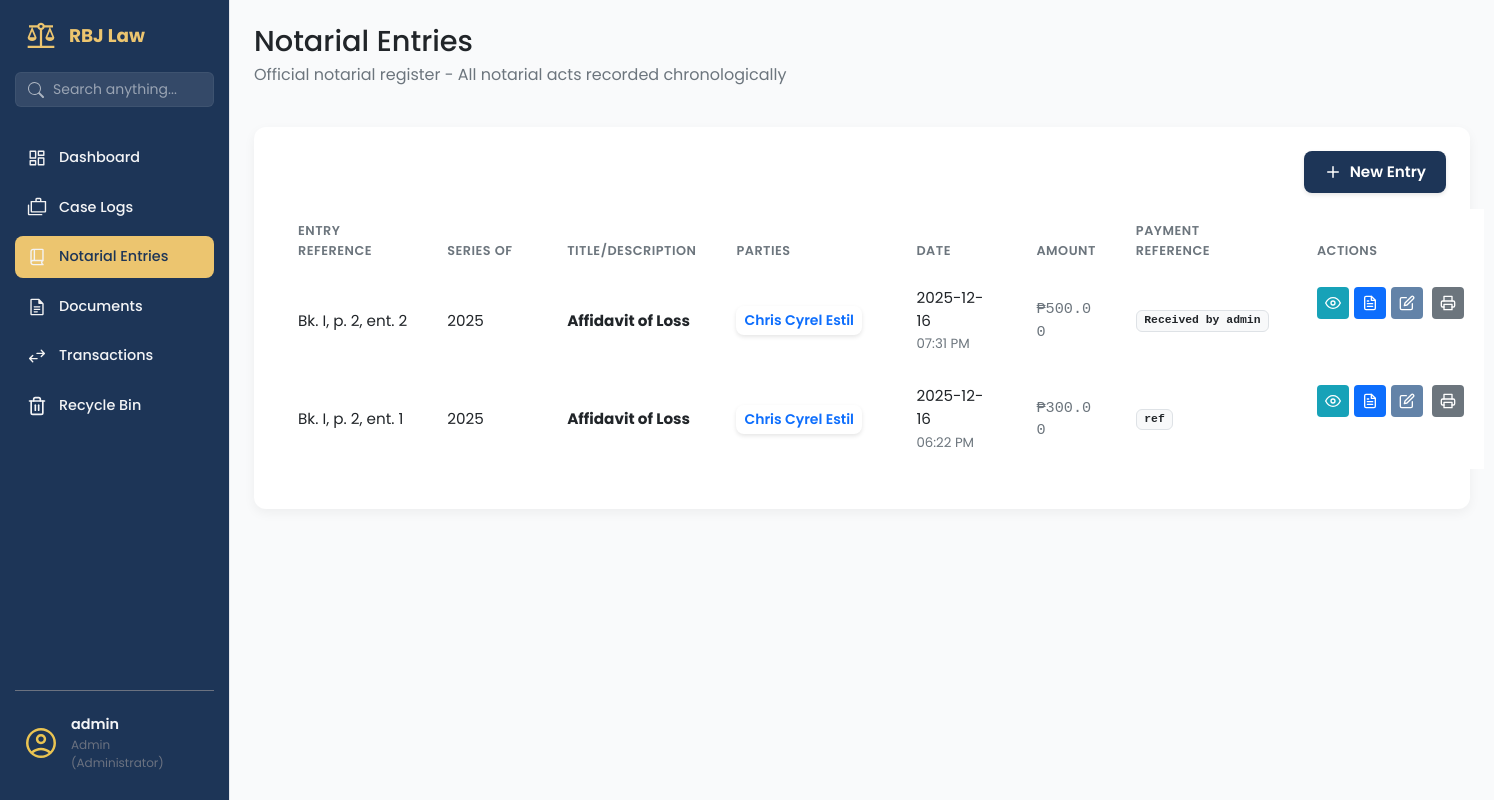
/notarial-entries/ (signed in), run on the app's committed database.
### app/models/user_model.py (models this page shows, shortened)
class User(UserMixin, db.Model):
    __tablename__ = 'users'
    id = db.Column(db.Integer, primary_key=True)
    username = db.Column(db.String(80), unique=True, nullable=False, index=True)
    email = db.Column(db.String(120), unique=True, nullable=False)
    password_hash = db.Column(db.String(128), nullable=False)
    contact_number = db.Column(db.String(20), nullable=True)
    role = db.Column(db.String(50), default='attorney', nullable=False)
    is_active = db.Column(db.Boolean, default=True, nullable=False)
    is_admin = db.Column(db.Boolean, default=False, nullable=False)
    created_at = db.Column(db.DateTime, default=datetime.utcnow)
    updated_at = db.Column(db.DateTime, default=datetime.utcnow, onupdate=datetime.utcnow)
    @property
    def full_name(self):
        return self.username

### app/models/notarial_entry_mdl.py (models this page shows, shortened)
class NotarialEntry(db.Model, SoftDeleteMixin):
    __tablename__ = 'notarial_entries'
    id = db.Column(db.Integer, primary_key=True)
    not_entry_num = db.Column(db.String(255), nullable=False)
    not_page_num = db.Column(db.String(255), nullable=False)
    not_book_num = db.Column(db.String(255), nullable=False)
    not_series = db.Column(db.Integer, nullable=False)
    not_title = db.Column(db.String(255), nullable=False)
    not_date = db.Column(db.DateTime, nullable=False, default=lambda: datetime.now(PHT))
    not_type_act = db.Column(db.String(255), nullable=False)
    not_fee = db.Column(Numeric(10, 2), nullable=False)
    not_fee_or = db.Column(db.String(255), nullable=True)
    not_other_place = db.Column(db.String(255), nullable=True)
    not_comp_evidence_id = db.Column(db.String(150), nullable=True)
    transaction_item_id = db.Column(db.Integer, db.ForeignKey('transaction_items.id'), nullable=True)
    transaction_status = db.Column(db.String(50), default='no_transaction')  # no_transaction, unpaid, paid
    transaction_item = db.relationship('TransactionItem',
                                     foreign_keys=[transaction_item_id],
                                     backref='notarial_entries',  # Changed from 'notary_entries'
                                     lazy=True)

class NotarialEntryParty(db.Model):
    __tablename__ = 'notarial_entry_parties'
    id = db.Column(db.Integer, primary_key=True)
    notarial_entry_id = db.Column(db.Integer, db.ForeignKey('notarial_entries.id'), nullable=False)
    party_name = db.Column(db.String(150), nullable=False)
    party_address = db.Column(db.String(150), nullable=False)
    citizenship = db.Column(db.String(50), nullable=True, default='Filipino')
    party_id_type = db.Column(db.String(50), nullable=True) # e.g., Passport, Drivers License
    party_id_number = db.Column(db.String(50), nullable=True)
    party_id_expiry = db.Column(db.Date, nullable=True)
    notarial_entry = db.relationship('NotarialEntry', backref='parties', lazy=True)

### app/routes/notarial_entries_routes.py (the view)
@notarial_entries_bp.route('/')
@staff_or_admin_required
@login_required
def notarial_entries_page():
    entries = NotarialEntryService.get_all_entries()
    return render_template('notarial_entries.html', entries=entries, now=datetime.now(PHT))

### app/templates/notarial_entries.html (shortened to what this page needs)
{% extends 'base.html' %}
{% block content %}
<main class="dashboard-content">
    <header class="dashboard-header">
        <div>
            <h1>Notarial Entries </h1>
            <p>Official notarial register - All notarial acts recorded chronologically</p>
        </div>
    </header>
    <section class="content-section">
        <div class="panel-card">
            <div class="dashboard-actions" style="display: flex; justify-content: end; flex-shrink: 0; gap: 50px;">
                <a href="#" class="btn btn-primary" data-bs-toggle="modal" data-bs-target="#entryModal">
                    <svg class="btn-icon-left" xmlns="http://www.w3.org/2000/svg" viewBox="0 0 24 24" fill="none"
                        stroke="currentColor" stroke-width="2" stroke-linecap="round" stroke-linejoin="round">
                        <line x1="12" y1="5" x2="12" y2="19"></line>
                        <line x1="5" y1="12" x2="19" y2="12"></line>
                    </svg>
                    New Entry
                </a>
            </div>
            <div class="table-wrapper">
                <table class="table document-table">
                    <colgroup>
                        <col class="short">
                        <col class="medium">
                        <col class="medium">
                        <col class="long">
                        <col class="medium">
                        <col class="short">
                        <col class="actions">
                    </colgroup>
                    <thead>
                        <tr>
                            <th data-sort-key="entry_ref">Entry Reference</th>
                            <th data-sort-key="series">Series Of</th>
                            <th data-sort-key="title">Title/Description</th>
                            <th data-sort-key="parties">Parties</th>
                            <th>Date</th>
                            <th>Amount</th>
                            <th>Payment Reference</th>
                            <th>Actions</th>
                        </tr>
                    </thead>
                    <tbody>
                        {% for entry in entries %}
                        <tr>
                            <td class="align-middle">
                                <span class="fw-normal text-dark" style="white-space: nowrap;">
                                    Bk. {{ entry.not_book_num }}, p. {{ entry.not_page_num }}, ent. {{
                                    entry.not_entry_num }}
                                </span>
                            </td>
                            <td class="align-middle">{{ entry.not_series }}</td>
                            <td class="align-middle"><strong>{{ entry.not_title }}</strong></td>
                            <td class="align-middle">
                                <div class="clickable-list">
                                    <button type="button" class="btn btn-sm btn-outline-primary view-parties-btn">
                                        {% for party in entry.parties %}
                                        {{ party.party_name }}{% if not loop.last %}, {% endif %}
                                        {% endfor %}
                                    </button>
                                </div>
                            </td>
                            <td class="align-middle">
                                <div>{{ entry.not_date.strftime('%Y-%m-%d') }}</div>
                                <small class="text-muted">{{ entry.not_date.strftime('%I:%M %p') }}</small>
                            </td>
                            <td class="text-start font-monospace text-secondary align-middle">
                                ₱{{ "{:,.2f}".format(entry.not_fee) }}
                            </td>
                            <td class="align-middle">
                                {% if entry.not_fee_or %}
                                <div class="d-flex align-items-center">
                                    <span class="badge bg-light text-dark border me-2" style="font-family: monospace;">
                                        {{ entry.not_fee_or }}
                                    </span>
                                </div>
                                {% elif entry.transaction_status == 'paid' %}
                                <span class="badge bg-success-subtle text-success border border-success-subtle">Paid
                                    (Cash)</span>
                                {% endif %}
                            </td>
                            <td>
                                <div class="action-buttons justify-content-start">
                                    <a href="{{ url_for('notarial_entries.entry_details', entry_id=entry.id) }}"
                                        class="btn-action btn-action--info" title="View Details">
                                        <svg xmlns="http://www.w3.org/2000/svg" width="16" height="16"
                                            viewBox="0 0 24 24" fill="none" stroke="currentColor" stroke-width="2"
                                            stroke-linecap="round" stroke-linejoin="round">
                                            <path d="M1 12s4-8 11-8 11 8 11 8-4 8-11 8-11-8-11-8z"></path>
                                            <circle cx="12" cy="12" r="3"></circle>
                                        </svg>
                                    </a>
                                    {% if 'Affidavit of Loss' in entry.not_title %}
                                    <a href="{{ url_for('notarial_entries.generate_document', entry_id=entry.id, doc_type='affidavit_loss') }}"
                                        class="btn-action btn-action--primary" title="Download Affidavit of Loss">
                                    </a>
                                    {% endif %}
                                    <a href="#" class="btn-action btn-action--secondary"
                                        style="background-color: rgb(99, 131, 168); color: white;" title="Edit Details"
                                        data-bs-toggle="modal" data-bs-target="#entryModal"
                                        onclick="loadEntryData('{{ entry.id }}')">
                                    </a>
                                </div>
                            </td>
                        </tr>
                        {% endfor %}
                    </tbody>
                </table>
            </div>
        </div>
    </section>
</main>
{% endblock content %}

### app/templates/base.html (shortened to what this page needs)
<!DOCTYPE html>
<html lang="en">
<head>
    <link rel="stylesheet" href="{{ url_for('static', filename='vendor/bootstrap/css/bootstrap.min.css') }}">
    <link rel="stylesheet" href="{{ url_for('static', filename='css/main.css') }}">
    <link rel="stylesheet" href="{{ url_for('static', filename='css/sidebar.css') }}">
</head>
<body>
    <aside class="sidebar">
        <div class="sidebar-header">
            <img src="{{ url_for('static', filename='img/scales-of-justice.svg') }}" alt="logo" class="logo-img">
            <h2>RBJ Law</h2>
        </div>
        <div class="sidebar-search">
            <form action="{{ url_for('search.search_page') }}" method="GET">
                <div class="input-group">
                    <span class="input-group-text bg-transparent border-0 pe-0">
                    </span>
                    <input type="text" name="q" class="form-control" placeholder="Search anything..."
                        aria-label="Search" value="{{ request.args.get('q', '') }}">
                </div>
            </form>
        </div>
        <ul class="sidebar-links">
            <li>
                <a href="{{ url_for('dashboard.dashboard_page') }}"
                    class="{{ 'active' if 'dashboard' in request.endpoint else '' }}">
                    <span class="icon-wrapper"><img src="{{ url_for('static', filename='img/dashboard.svg') }}"
                            alt=""></span>
                    Dashboard
                </a>
            </li>
            {% if current_user.is_authenticated and (current_user.is_admin or current_user.role == 'admin') %}
            <li>
                <a href="{{ url_for('case.list_cases') }}" class="{{ 'active' if 'case' in request.endpoint else '' }}">
                    <span class="icon-wrapper"><img src="{{ url_for('static', filename='img/cases.svg') }}"
                            alt=""></span>
                    Case Logs
                </a>
            </li>
            {% endif %}
            {% if current_user.is_authenticated and current_user.role in ['admin', 'staff'] %}
            <li>
                <a href="{{ url_for('notarial_entries.notarial_entries_page') }}"
                    class="{{ 'active' if 'notarial' in request.endpoint else '' }}">
                    <span class="icon-wrapper"><img src="{{ url_for('static', filename='img/book.svg') }}"
                            alt=""></span>
                    Notarial Entries
                </a>
            </li>
            {% endif %}
            {% if current_user.is_authenticated and current_user.role in ['admin', 'staff'] %}
            <li>
                <a href="{{ url_for('documents.documents_page') }}"
                    class="{{ 'active' if 'documents' in request.endpoint else '' }}">
                    <span class="icon-wrapper"><img src="{{ url_for('static', filename='img/documents.svg') }}"
                            alt=""></span>
                    Documents
                </a>
            </li>
            {% endif %}
            {% if current_user.is_authenticated and current_user.role in ['admin', 'staff'] %}
            <li>
                <a href="{{ url_for('transaction.transactions_page') }}"
                    class="{{ 'active' if 'transaction' in request.endpoint else '' }}">
                    <span class="icon-wrapper"><img src="{{ url_for('static', filename='img/transaction.svg') }}"
                            alt=""></span>
                    Transactions
                </a>
            </li>
            {% endif %}
            <li>
                <a href="{{ url_for('recycle.recycle_bin_page') }}"
                    class="{{ 'active' if 'recycle' in request.endpoint else '' }}">
                    <span class="icon-wrapper">
                    </span>
                    Recycle Bin
                </a>
            </li>
        </ul>
        <div class="sidebar-footer">
            <button class="avatar-btn" id="avatarBtn">
                <img src="{{ url_for('static', filename='img/avatar.svg') }}" alt="User Avatar">
                <div class="user-info">
                    <span class="user-name">
                        {{ current_user.username }}
                    </span>
                    <span class="user-role">
                        {{ current_user.role|title }}
                        {% if current_user.is_admin %} (Administrator){% endif %}
                    </span>
                </div>
            </button>
        </div>
    </aside>
    <div class="page-container">
        {% block content %}
        {% endblock %}
    </div>
</body>
</html>

### data on the page
User: username "admin", role "Admin"
NotarialEntry: not_book_num "I", not_page_num "2", not_entry_num "2", not_series "2025", not_title "Affidavit of Loss", not_date "2025-12-16", not_date "07:31 PM", not_fee "500.00", not_fee_or "Received by admin"
NotarialEntryParty: party_name "Chris Cyrel Estil"
NotarialEntry: not_book_num "I", not_page_num "2", not_entry_num "1", not_series "2025", not_title "Affidavit of Loss", not_date "2025-12-16", not_date "06:22 PM", not_fee "300.00", not_fee_or "ref"
NotarialEntryParty: party_name "Chris Cyrel Estil"
